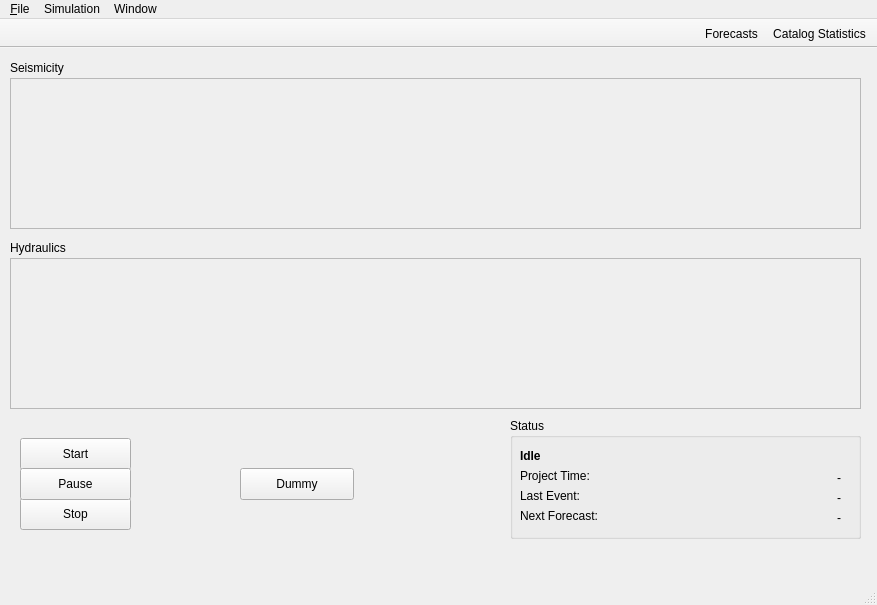
<?xml version="1.0" encoding="UTF-8"?>
<ui version="4.0">
 <class>MainWindow</class>
 <widget class="QMainWindow" name="MainWindow">
  <property name="geometry">
   <rect>
    <x>0</x>
    <y>0</y>
    <width>877</width>
    <height>605</height>
   </rect>
  </property>
  <property name="windowTitle">
   <string>ATLAS i.s.</string>
  </property>
  <property name="unifiedTitleAndToolBarOnMac">
   <bool>true</bool>
  </property>
  <widget class="QWidget" name="centralWidget">
   <widget class="QLabel" name="seismicityTitleLabel">
    <property name="geometry">
     <rect>
      <x>10</x>
      <y>10</y>
      <width>141</width>
      <height>20</height>
     </rect>
    </property>
    <property name="text">
     <string>Seismicity</string>
    </property>
   </widget>
   <widget class="QFrame" name="seismic_data_frame">
    <property name="geometry">
     <rect>
      <x>10</x>
      <y>30</y>
      <width>851</width>
      <height>151</height>
     </rect>
    </property>
    <property name="frameShape">
     <enum>QFrame::StyledPanel</enum>
    </property>
    <property name="frameShadow">
     <enum>QFrame::Raised</enum>
    </property>
    <widget class="SeismicityPlotWidget" name="seismic_data_plot" native="true">
     <property name="geometry">
      <rect>
       <x>-1</x>
       <y>0</y>
       <width>851</width>
       <height>151</height>
      </rect>
     </property>
     <property name="sizePolicy">
      <sizepolicy hsizetype="Expanding" vsizetype="Preferred">
       <horstretch>0</horstretch>
       <verstretch>0</verstretch>
      </sizepolicy>
     </property>
    </widget>
   </widget>
   <widget class="QGroupBox" name="statusBox">
    <property name="geometry">
     <rect>
      <x>510</x>
      <y>370</y>
      <width>351</width>
      <height>121</height>
     </rect>
    </property>
    <property name="title">
     <string>Status</string>
    </property>
    <widget class="QLabel" name="coreStatusLabel">
     <property name="geometry">
      <rect>
       <x>10</x>
       <y>30</y>
       <width>271</width>
       <height>16</height>
      </rect>
     </property>
     <property name="font">
      <font>
       <weight>75</weight>
       <bold>true</bold>
      </font>
     </property>
     <property name="text">
      <string>Idle</string>
     </property>
     <property name="alignment">
      <set>Qt::AlignLeading|Qt::AlignLeft|Qt::AlignVCenter</set>
     </property>
    </widget>
    <widget class="QLabel" name="projectTimeTitleLabel">
     <property name="geometry">
      <rect>
       <x>10</x>
       <y>50</y>
       <width>91</width>
       <height>16</height>
      </rect>
     </property>
     <property name="text">
      <string>Project Time:</string>
     </property>
    </widget>
    <widget class="QLabel" name="lastEventTitleLabel">
     <property name="geometry">
      <rect>
       <x>10</x>
       <y>70</y>
       <width>71</width>
       <height>16</height>
      </rect>
     </property>
     <property name="text">
      <string>Last Event:</string>
     </property>
    </widget>
    <widget class="QLabel" name="nextForeCastTitleLabel">
     <property name="geometry">
      <rect>
       <x>10</x>
       <y>90</y>
       <width>101</width>
       <height>16</height>
      </rect>
     </property>
     <property name="text">
      <string>Next Forecast:</string>
     </property>
    </widget>
    <widget class="QLabel" name="projectTimeLabel">
     <property name="geometry">
      <rect>
       <x>110</x>
       <y>50</y>
       <width>221</width>
       <height>20</height>
      </rect>
     </property>
     <property name="text">
      <string>-</string>
     </property>
     <property name="alignment">
      <set>Qt::AlignRight|Qt::AlignTrailing|Qt::AlignVCenter</set>
     </property>
    </widget>
    <widget class="QLabel" name="lastEventLabel">
     <property name="geometry">
      <rect>
       <x>110</x>
       <y>70</y>
       <width>221</width>
       <height>20</height>
      </rect>
     </property>
     <property name="text">
      <string>-</string>
     </property>
     <property name="alignment">
      <set>Qt::AlignRight|Qt::AlignTrailing|Qt::AlignVCenter</set>
     </property>
    </widget>
    <widget class="QLabel" name="nextForecastLabel">
     <property name="geometry">
      <rect>
       <x>110</x>
       <y>90</y>
       <width>221</width>
       <height>20</height>
      </rect>
     </property>
     <property name="text">
      <string>-</string>
     </property>
     <property name="alignment">
      <set>Qt::AlignRight|Qt::AlignTrailing|Qt::AlignVCenter</set>
     </property>
    </widget>
   </widget>
   <widget class="QFrame" name="hydraulic_data_frame">
    <property name="geometry">
     <rect>
      <x>10</x>
      <y>210</y>
      <width>851</width>
      <height>151</height>
     </rect>
    </property>
    <property name="frameShape">
     <enum>QFrame::StyledPanel</enum>
    </property>
    <property name="frameShadow">
     <enum>QFrame::Raised</enum>
    </property>
    <widget class="HydraulicsPlotWidget" name="hydraulic_data_plot" native="true">
     <property name="geometry">
      <rect>
       <x>-1</x>
       <y>-1</y>
       <width>851</width>
       <height>151</height>
      </rect>
     </property>
     <property name="sizePolicy">
      <sizepolicy hsizetype="Expanding" vsizetype="Preferred">
       <horstretch>0</horstretch>
       <verstretch>0</verstretch>
      </sizepolicy>
     </property>
    </widget>
   </widget>
   <widget class="QLabel" name="hydraulicsTitleLabel">
    <property name="geometry">
     <rect>
      <x>10</x>
      <y>190</y>
      <width>141</width>
      <height>20</height>
     </rect>
    </property>
    <property name="text">
     <string>Hydraulics</string>
    </property>
   </widget>
   <widget class="QPushButton" name="stopButton">
    <property name="geometry">
     <rect>
      <x>20</x>
      <y>450</y>
      <width>111</width>
      <height>32</height>
     </rect>
    </property>
    <property name="text">
     <string>Stop</string>
    </property>
   </widget>
   <widget class="QPushButton" name="startButton">
    <property name="geometry">
     <rect>
      <x>20</x>
      <y>390</y>
      <width>111</width>
      <height>32</height>
     </rect>
    </property>
    <property name="text">
     <string>Start</string>
    </property>
   </widget>
   <widget class="QPushButton" name="pauseButton">
    <property name="geometry">
     <rect>
      <x>20</x>
      <y>420</y>
      <width>111</width>
      <height>32</height>
     </rect>
    </property>
    <property name="text">
     <string>Pause</string>
    </property>
   </widget>
   <widget class="QPushButton" name="dummyButton">
    <property name="geometry">
     <rect>
      <x>240</x>
      <y>420</y>
      <width>114</width>
      <height>32</height>
     </rect>
    </property>
    <property name="text">
     <string>Dummy</string>
    </property>
   </widget>
  </widget>
  <widget class="QMenuBar" name="menuBar">
   <property name="geometry">
    <rect>
     <x>0</x>
     <y>0</y>
     <width>877</width>
     <height>22</height>
    </rect>
   </property>
   <widget class="QMenu" name="menu_File">
    <property name="title">
     <string>&amp;File</string>
    </property>
    <widget class="QMenu" name="menuOpen_Recent">
     <property name="title">
      <string>Open Recent</string>
     </property>
    </widget>
    <addaction name="actionNew_Project"/>
    <addaction name="actionOpen_Project"/>
    <addaction name="menuOpen_Recent"/>
    <addaction name="separator"/>
    <addaction name="actionSettings"/>
    <addaction name="separator"/>
    <addaction name="actionImport_Seismic_Data"/>
    <addaction name="actionImport_Hydraulic_Data"/>
    <addaction name="separator"/>
    <addaction name="actionView_Data"/>
   </widget>
   <widget class="QMenu" name="menuSimulation">
    <property name="title">
     <string>Simulation</string>
    </property>
    <addaction name="actionStart_Simulation"/>
    <addaction name="actionPause_Simulation"/>
    <addaction name="actionStop_Simulation"/>
   </widget>
   <widget class="QMenu" name="menuWindow">
    <property name="title">
     <string>Window</string>
    </property>
    <addaction name="actionShow_GR"/>
    <addaction name="actionForecasts"/>
   </widget>
   <addaction name="menu_File"/>
   <addaction name="menuSimulation"/>
   <addaction name="menuWindow"/>
  </widget>
  <widget class="QToolBar" name="mainToolBar">
   <property name="sizePolicy">
    <sizepolicy hsizetype="Expanding" vsizetype="Fixed">
     <horstretch>0</horstretch>
     <verstretch>0</verstretch>
    </sizepolicy>
   </property>
   <property name="layoutDirection">
    <enum>Qt::RightToLeft</enum>
   </property>
   <property name="movable">
    <bool>false</bool>
   </property>
   <property name="toolButtonStyle">
    <enum>Qt::ToolButtonTextUnderIcon</enum>
   </property>
   <property name="floatable">
    <bool>false</bool>
   </property>
   <attribute name="toolBarArea">
    <enum>TopToolBarArea</enum>
   </attribute>
   <attribute name="toolBarBreak">
    <bool>false</bool>
   </attribute>
   <addaction name="actionShow_GR"/>
   <addaction name="actionForecasts"/>
  </widget>
  <widget class="QStatusBar" name="statusBar"/>
  <action name="actionImport_Seismic_Data">
   <property name="text">
    <string>&amp;Import Seismic Data...</string>
   </property>
  </action>
  <action name="actionView_Data">
   <property name="text">
    <string>View Data</string>
   </property>
  </action>
  <action name="actionStart_Simulation">
   <property name="text">
    <string>Start Simulation</string>
   </property>
  </action>
  <action name="actionPause_Simulation">
   <property name="text">
    <string>Pause Simulation</string>
   </property>
  </action>
  <action name="actionStop_Simulation">
   <property name="text">
    <string>Stop Simulation</string>
   </property>
  </action>
  <action name="actionShow_GR">
   <property name="icon">
    <iconset resource="images.qrc">
     <normaloff>:/toolbar-buttons/images/view-gr-toolbar-button.png</normaloff>:/toolbar-buttons/images/view-gr-toolbar-button.png</iconset>
   </property>
   <property name="text">
    <string>Catalog Statistics</string>
   </property>
  </action>
  <action name="actionImport_Hydraulic_Data">
   <property name="text">
    <string>Import Hydraulic Data...</string>
   </property>
  </action>
  <action name="actionOpen_Project">
   <property name="text">
    <string>&amp;Open Project...</string>
   </property>
  </action>
  <action name="actionNew_Project">
   <property name="text">
    <string>New Project...</string>
   </property>
  </action>
  <action name="actionForecasts">
   <property name="icon">
    <iconset resource="images.qrc">
     <normaloff>:/toolbar-buttons/images/forecast-window-toolbar-button.png</normaloff>:/toolbar-buttons/images/forecast-window-toolbar-button.png</iconset>
   </property>
   <property name="text">
    <string>Forecasts</string>
   </property>
  </action>
  <action name="actionSimulation">
   <property name="text">
    <string>Simulation</string>
   </property>
  </action>
  <action name="actionSettings">
   <property name="enabled">
    <bool>true</bool>
   </property>
   <property name="text">
    <string>Settings...</string>
   </property>
  </action>
 </widget>
 <layoutdefault spacing="6" margin="11"/>
 <customwidgets>
  <customwidget>
   <class>SeismicityPlotWidget</class>
   <extends>QWidget</extends>
   <header>plots</header>
   <container>1</container>
  </customwidget>
  <customwidget>
   <class>HydraulicsPlotWidget</class>
   <extends>QWidget</extends>
   <header>plots</header>
   <container>1</container>
  </customwidget>
 </customwidgets>
 <resources>
  <include location="images.qrc"/>
 </resources>
 <connections/>
</ui>
